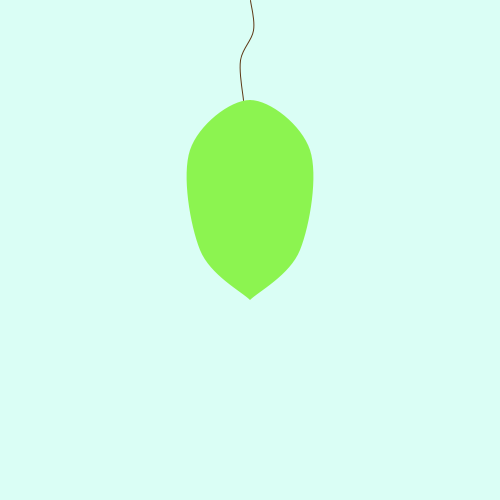
Frame 1 (no input)
Frame 60 (the mouse pressed at the canvas centre just before this capture): identical to frame 1, image omitted
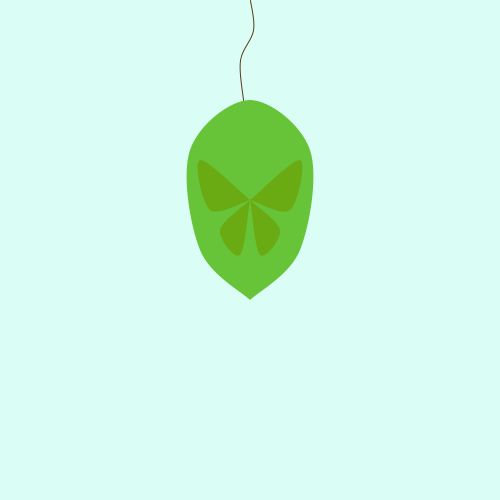
Frame 120 (the mouse held since frame 60 and released just before this capture)

The Processing sketch that drew these frames (run headless with seeded random() and noise(); from frame 60 on, the mouse is pressed at the canvas centre):

// Processing sketch: processing_73860
// ── processing_73860.pde

boolean start;
int timeClicked;
int r = 140;
int g = 244;
int b = 80;
float a = 255;
float centerX = 250;
float centerY = 200;

void setup(){
  size(500, 500); 
  start = false;
  cocoon(r, g, b, a);
}

void draw(){
  smooth();
  background(218, 254, 245);
  stem();
  butterfly();
  if (start == false){
      cocoon(r, g, b, a);
  }
  if (start == true){
   if (millis()- timeClicked < 5000){
    r -= 1;
    g -= 1;
    b -= 1;
    a -= .7;  
    cocoon(r, g, b, a);
      } else {
        centerX = .95*centerX + .05*mouseX;
        centerY = .95*centerY + .05*mouseY;
        brokenCocoon(r, g, b, a);
        }
  }
}

void mousePressed(){
    start = true;
    final int timeClicked = millis();
}

void stem(){
  stroke(93, 55, 20);
  noFill();
  beginShape();
  curveVertex(250, 0);
  curveVertex(250, 0);
  curveVertex(253, 30);
  curveVertex(240, 60);
  curveVertex(243, 100);
  curveVertex(243, 100);
  endShape();
}

void cocoon(int r, int g, int b, float a){
  fill(r, g, b, a);
  noStroke();
  beginShape();
  curveVertex(250, 300); // bottom tip
  curveVertex(250, 300);
  curveVertex(200, 250); // bottom left bulge
  curveVertex(190, 150); // top left bulge 
  curveVertex(250, 100); // top rounded bit
  curveVertex(310, 150); 
  curveVertex(300, 250);
  curveVertex(250, 300);
  curveVertex(250, 300);
  endShape();
}

void brokenCocoon(int r, int g, int b, float a){
  fill(r, g, b, a);
  noStroke();
  beginShape();
  curveVertex(250, 300); // bottom tip
  curveVertex(250, 150);
  curveVertex(240, 300); // bottom left dip
  curveVertex(200, 250); // bottom leftside  bulge
  curveVertex(190, 150); // top left bulge 
  curveVertex(250, 100); // top rounded bit
  curveVertex(310, 150); 
  curveVertex(300, 250);
  curveVertex(260, 300);
  curveVertex(250, 150);
  curveVertex(250, 300);
  endShape();
}

void butterfly(){
  fill(235, 106, 19);
  noStroke();
  // right upper wing
  beginShape();
  curveVertex(centerX, centerY);
  curveVertex(centerX, centerY);
  curveVertex(centerX+50, centerY-40);
  curveVertex(centerX+40, centerY+10);
  curveVertex(centerX, centerY);
  curveVertex(centerX, centerY);
  endShape();
  
  //left upper wing
  beginShape();
  curveVertex(centerX, centerY);
  curveVertex(centerX, centerY);
  curveVertex(centerX-50, centerY-40);
  curveVertex(centerX-40, centerY+10);
  curveVertex(centerX, centerY);
  curveVertex(centerX, centerY);
  endShape();
  
  //right lower wing
  beginShape();
  curveVertex(centerX, centerY); 
  curveVertex(centerX, centerY);
  curveVertex(centerX+30, centerY+30);
  curveVertex(centerX+10, centerY+55);
  curveVertex(centerX, centerY); 
  curveVertex(centerX, centerY);
  endShape();
  
  //left lower wing
  beginShape();
  curveVertex(centerX, centerY); 
  curveVertex(centerX, centerY);
  curveVertex(centerX-30, centerY+30);
  curveVertex(centerX-10, centerY+55);
  curveVertex(centerX, centerY); 
  curveVertex(centerX, centerY);
  endShape();
  
}
